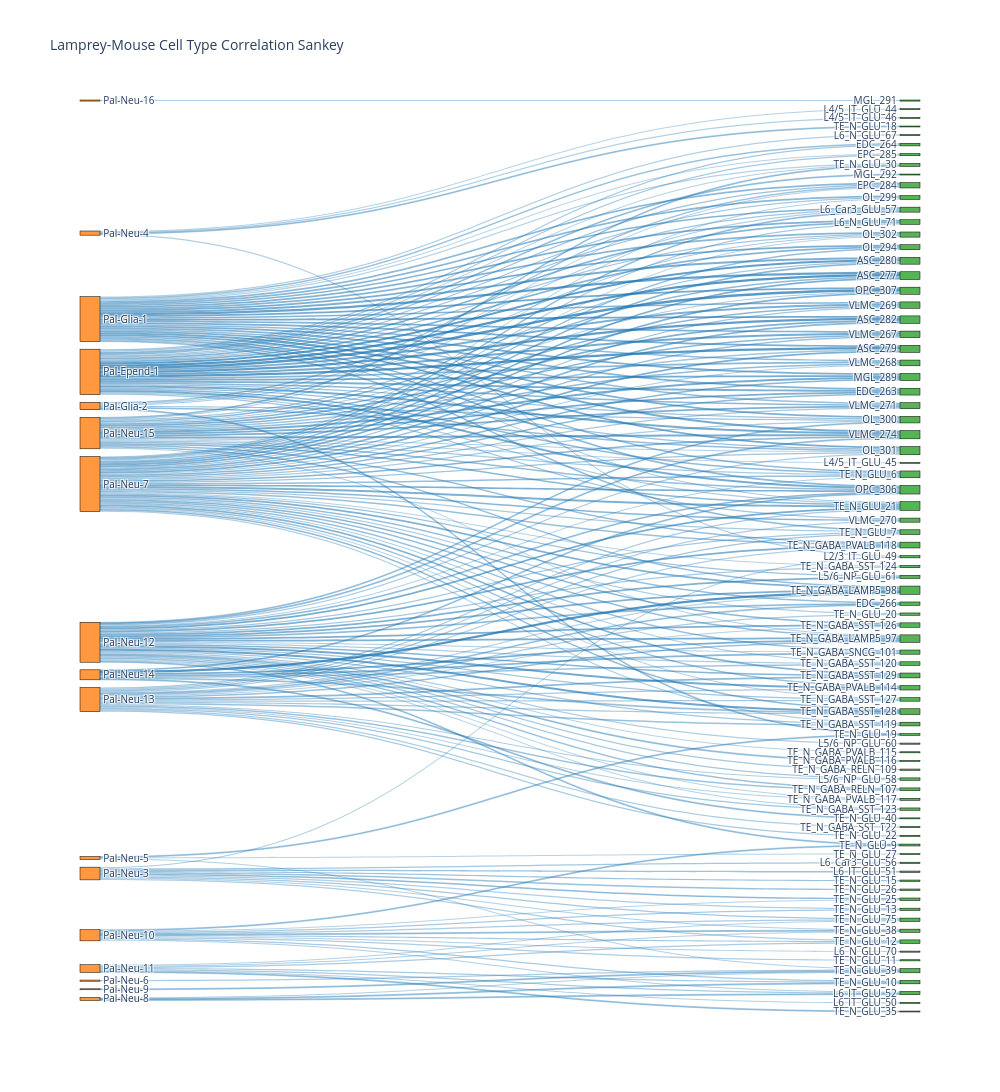

Notebook source saved alongside this figure:
### Code cell
fig = plot_sankey_from_corr(corr_matrix, threshold=0.3, )
fig.write_html('/data/work/22.fusemap/05.stereoalign/02.scvi/02.cortex/01_20251223/cortex_3.html')

### Figure 1 — Plotly figure (JSON) as saved in the notebook; plotly's stock layout.template omitted (floating-point values rounded to 4 significant figures; data arrays with more than 128 entries replaced by an {"elided": "..."} marker saying what was removed)
{"data": [{"link": {"color": {"elided": "220 str values"}, "source": {"elided": "220 int values"}, "target": {"elided": "220 int values"}, "value": {"elided": "220 float values"}}, "node": {"color": {"elided": "129 str values"}, "label": {"elided": "129 str values"}, "line": {"color": "black", "width": 0.5}, "pad": 15, "thickness": 20}, "type": "sankey"}], "layout": {"font": {"size": 10}, "height": 1200, "title": {"text": "Lamprey-Mouse Cell Type Correlation Sankey"}, "width": 1000}}
